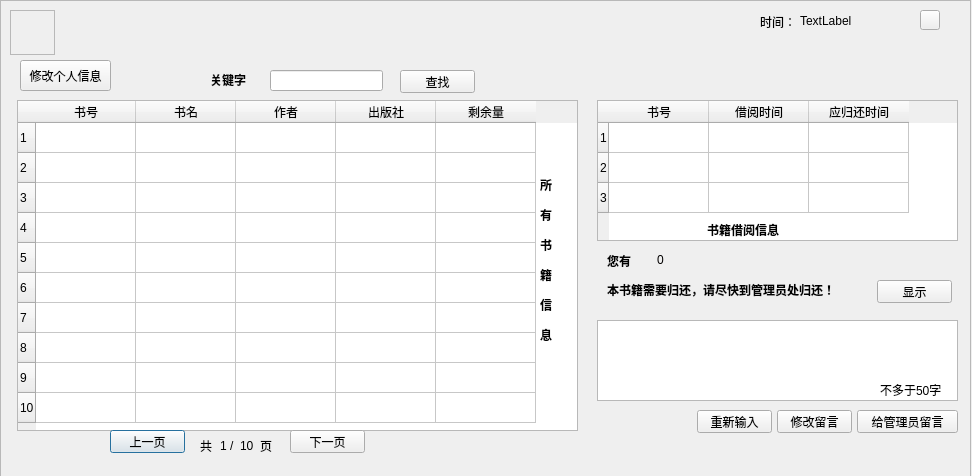
<?xml version="1.0" encoding="UTF-8"?>
<ui version="4.0">
 <class>reader</class>
 <widget class="QDialog" name="reader">
  <property name="geometry">
   <rect>
    <x>0</x>
    <y>0</y>
    <width>972</width>
    <height>476</height>
   </rect>
  </property>
  <property name="minimumSize">
   <size>
    <width>972</width>
    <height>476</height>
   </size>
  </property>
  <property name="maximumSize">
   <size>
    <width>972</width>
    <height>476</height>
   </size>
  </property>
  <property name="windowTitle">
   <string>读者界面</string>
  </property>
  <widget class="QTableWidget" name="table1">
   <property name="geometry">
    <rect>
     <x>17</x>
     <y>100</y>
     <width>561</width>
     <height>331</height>
    </rect>
   </property>
   <row>
    <property name="text">
     <string>1</string>
    </property>
   </row>
   <row>
    <property name="text">
     <string>2</string>
    </property>
   </row>
   <row>
    <property name="text">
     <string>3</string>
    </property>
   </row>
   <row>
    <property name="text">
     <string>4</string>
    </property>
   </row>
   <row>
    <property name="text">
     <string>5</string>
    </property>
   </row>
   <row>
    <property name="text">
     <string>6</string>
    </property>
   </row>
   <row>
    <property name="text">
     <string>7</string>
    </property>
   </row>
   <row>
    <property name="text">
     <string>8</string>
    </property>
   </row>
   <row>
    <property name="text">
     <string>9</string>
    </property>
   </row>
   <row>
    <property name="text">
     <string>10</string>
    </property>
   </row>
   <column>
    <property name="text">
     <string>书号</string>
    </property>
   </column>
   <column>
    <property name="text">
     <string>书名</string>
    </property>
   </column>
   <column>
    <property name="text">
     <string>作者</string>
    </property>
   </column>
   <column>
    <property name="text">
     <string>出版社</string>
    </property>
   </column>
   <column>
    <property name="text">
     <string>剩余量</string>
    </property>
   </column>
  </widget>
  <widget class="QTableWidget" name="table2">
   <property name="geometry">
    <rect>
     <x>597</x>
     <y>100</y>
     <width>361</width>
     <height>141</height>
    </rect>
   </property>
   <row>
    <property name="text">
     <string>1</string>
    </property>
   </row>
   <row>
    <property name="text">
     <string>2</string>
    </property>
   </row>
   <row>
    <property name="text">
     <string>3</string>
    </property>
   </row>
   <column>
    <property name="text">
     <string>书号</string>
    </property>
   </column>
   <column>
    <property name="text">
     <string>借阅时间</string>
    </property>
   </column>
   <column>
    <property name="text">
     <string>应归还时间</string>
    </property>
   </column>
  </widget>
  <widget class="QLabel" name="label_2">
   <property name="geometry">
    <rect>
     <x>540</x>
     <y>160</y>
     <width>21</width>
     <height>201</height>
    </rect>
   </property>
   <property name="text">
    <string>&lt;html&gt;&lt;head/&gt;&lt;body&gt;&lt;p&gt;&lt;span style=&quot; font-weight:600;&quot;&gt;所&lt;/span&gt;&lt;/p&gt;&lt;p&gt;&lt;span style=&quot; font-weight:600;&quot;&gt;有&lt;/span&gt;&lt;/p&gt;&lt;p&gt;&lt;span style=&quot; font-weight:600;&quot;&gt;书&lt;/span&gt;&lt;/p&gt;&lt;p&gt;&lt;span style=&quot; font-weight:600;&quot;&gt;籍&lt;/span&gt;&lt;/p&gt;&lt;p&gt;&lt;span style=&quot; font-weight:600;&quot;&gt;信&lt;/span&gt;&lt;/p&gt;&lt;p&gt;&lt;span style=&quot; font-weight:600;&quot;&gt;息&lt;/span&gt;&lt;/p&gt;&lt;/body&gt;&lt;/html&gt;</string>
   </property>
  </widget>
  <widget class="QLabel" name="label_3">
   <property name="geometry">
    <rect>
     <x>707</x>
     <y>220</y>
     <width>91</width>
     <height>21</height>
    </rect>
   </property>
   <property name="text">
    <string>&lt;html&gt;&lt;head/&gt;&lt;body&gt;&lt;p&gt;&lt;span style=&quot; font-weight:600;&quot;&gt;书籍借阅信息&lt;/span&gt;&lt;/p&gt;&lt;/body&gt;&lt;/html&gt;</string>
   </property>
  </widget>
  <widget class="QLabel" name="label_4">
   <property name="geometry">
    <rect>
     <x>200</x>
     <y>435</y>
     <width>21</width>
     <height>21</height>
    </rect>
   </property>
   <property name="text">
    <string>共</string>
   </property>
  </widget>
  <widget class="QLabel" name="now1">
   <property name="geometry">
    <rect>
     <x>220</x>
     <y>435</y>
     <width>20</width>
     <height>21</height>
    </rect>
   </property>
   <property name="text">
    <string>1</string>
   </property>
  </widget>
  <widget class="QLabel" name="label_6">
   <property name="geometry">
    <rect>
     <x>230</x>
     <y>430</y>
     <width>20</width>
     <height>31</height>
    </rect>
   </property>
   <property name="text">
    <string>/</string>
   </property>
  </widget>
  <widget class="QLabel" name="total1">
   <property name="geometry">
    <rect>
     <x>240</x>
     <y>430</y>
     <width>20</width>
     <height>31</height>
    </rect>
   </property>
   <property name="text">
    <string>10</string>
   </property>
  </widget>
  <widget class="QLabel" name="label_8">
   <property name="geometry">
    <rect>
     <x>260</x>
     <y>440</y>
     <width>54</width>
     <height>12</height>
    </rect>
   </property>
   <property name="text">
    <string>页</string>
   </property>
  </widget>
  <widget class="QPushButton" name="lastpage1">
   <property name="geometry">
    <rect>
     <x>110</x>
     <y>430</y>
     <width>75</width>
     <height>23</height>
    </rect>
   </property>
   <property name="text">
    <string>上一页</string>
   </property>
  </widget>
  <widget class="QPushButton" name="nextpage1">
   <property name="geometry">
    <rect>
     <x>290</x>
     <y>430</y>
     <width>75</width>
     <height>23</height>
    </rect>
   </property>
   <property name="text">
    <string>下一页</string>
   </property>
  </widget>
  <widget class="QLabel" name="label_5">
   <property name="geometry">
    <rect>
     <x>607</x>
     <y>251</y>
     <width>54</width>
     <height>21</height>
    </rect>
   </property>
   <property name="text">
    <string>&lt;!DOCTYPE HTML PUBLIC &quot;-//W3C//DTD HTML 4.0//EN&quot; &quot;http://www.w3.org/TR/REC-html40/strict.dtd&quot;&gt;
&lt;html&gt;&lt;head&gt;&lt;meta name=&quot;qrichtext&quot; content=&quot;1&quot; /&gt;&lt;style type=&quot;text/css&quot;&gt;
p, li { white-space: pre-wrap; }
&lt;/style&gt;&lt;/head&gt;&lt;body style=&quot; font-family:'SimSun'; font-size:9pt; font-weight:400; font-style:normal;&quot;&gt;
&lt;p style=&quot; margin-top:0px; margin-bottom:0px; margin-left:0px; margin-right:0px; -qt-block-indent:0; text-indent:0px;&quot;&gt;&lt;span style=&quot; font-weight:600;&quot;&gt;您有&lt;/span&gt;&lt;/p&gt;&lt;/body&gt;&lt;/html&gt;</string>
   </property>
  </widget>
  <widget class="QLabel" name="num">
   <property name="geometry">
    <rect>
     <x>657</x>
     <y>250</y>
     <width>54</width>
     <height>20</height>
    </rect>
   </property>
   <property name="text">
    <string>&lt;html&gt;&lt;head/&gt;&lt;body&gt;&lt;p&gt;&lt;span style=&quot; color:#020000;&quot;&gt;0&lt;/span&gt;&lt;/p&gt;&lt;/body&gt;&lt;/html&gt;</string>
   </property>
  </widget>
  <widget class="QLabel" name="label_7">
   <property name="geometry">
    <rect>
     <x>607</x>
     <y>280</y>
     <width>241</width>
     <height>21</height>
    </rect>
   </property>
   <property name="text">
    <string>&lt;html&gt;&lt;head/&gt;&lt;body&gt;&lt;p&gt;&lt;span style=&quot; font-weight:600;&quot;&gt;本书籍需要归还，请尽快到管理员处归还！&lt;/span&gt;&lt;/p&gt;&lt;/body&gt;&lt;/html&gt;</string>
   </property>
  </widget>
  <widget class="QPushButton" name="pushButton">
   <property name="geometry">
    <rect>
     <x>877</x>
     <y>280</y>
     <width>75</width>
     <height>23</height>
    </rect>
   </property>
   <property name="text">
    <string>显示</string>
   </property>
  </widget>
  <widget class="QLabel" name="label_9">
   <property name="geometry">
    <rect>
     <x>210</x>
     <y>70</y>
     <width>54</width>
     <height>21</height>
    </rect>
   </property>
   <property name="text">
    <string>&lt;html&gt;&lt;head/&gt;&lt;body&gt;&lt;p&gt;&lt;span style=&quot; font-weight:600;&quot;&gt;关键字&lt;/span&gt;&lt;/p&gt;&lt;/body&gt;&lt;/html&gt;</string>
   </property>
  </widget>
  <widget class="QLineEdit" name="seekline">
   <property name="geometry">
    <rect>
     <x>270</x>
     <y>70</y>
     <width>113</width>
     <height>21</height>
    </rect>
   </property>
  </widget>
  <widget class="QPushButton" name="seek">
   <property name="geometry">
    <rect>
     <x>400</x>
     <y>70</y>
     <width>75</width>
     <height>23</height>
    </rect>
   </property>
   <property name="text">
    <string>查找</string>
   </property>
  </widget>
  <widget class="QPushButton" name="pushButton_2">
   <property name="geometry">
    <rect>
     <x>857</x>
     <y>410</y>
     <width>101</width>
     <height>23</height>
    </rect>
   </property>
   <property name="styleSheet">
    <string notr="true">selection-background-color: rgba(255, 255, 255, 0);</string>
   </property>
   <property name="text">
    <string>给管理员留言</string>
   </property>
  </widget>
  <widget class="QPushButton" name="reinput">
   <property name="geometry">
    <rect>
     <x>697</x>
     <y>410</y>
     <width>75</width>
     <height>23</height>
    </rect>
   </property>
   <property name="text">
    <string>重新输入</string>
   </property>
  </widget>
  <widget class="QPushButton" name="pushButton_4">
   <property name="geometry">
    <rect>
     <x>777</x>
     <y>410</y>
     <width>75</width>
     <height>23</height>
    </rect>
   </property>
   <property name="text">
    <string>修改留言</string>
   </property>
  </widget>
  <widget class="QTextEdit" name="message">
   <property name="geometry">
    <rect>
     <x>597</x>
     <y>320</y>
     <width>361</width>
     <height>81</height>
    </rect>
   </property>
  </widget>
  <widget class="QLabel" name="label_10">
   <property name="geometry">
    <rect>
     <x>880</x>
     <y>380</y>
     <width>71</width>
     <height>20</height>
    </rect>
   </property>
   <property name="text">
    <string>不多于50字</string>
   </property>
  </widget>
  <widget class="QLabel" name="label_11">
   <property name="geometry">
    <rect>
     <x>760</x>
     <y>11</y>
     <width>54</width>
     <height>21</height>
    </rect>
   </property>
   <property name="text">
    <string>时间：</string>
   </property>
  </widget>
  <widget class="QLabel" name="time">
   <property name="geometry">
    <rect>
     <x>800</x>
     <y>10</y>
     <width>81</width>
     <height>21</height>
    </rect>
   </property>
   <property name="text">
    <string>TextLabel</string>
   </property>
  </widget>
  <widget class="QFrame" name="frame">
   <property name="geometry">
    <rect>
     <x>0</x>
     <y>0</y>
     <width>971</width>
     <height>481</height>
    </rect>
   </property>
   <property name="styleSheet">
    <string notr="true">background-image: url(:/new/mainwindow/reader.png);</string>
   </property>
   <property name="frameShape">
    <enum>QFrame::StyledPanel</enum>
   </property>
   <property name="frameShadow">
    <enum>QFrame::Raised</enum>
   </property>
   <widget class="QPushButton" name="rexit">
    <property name="geometry">
     <rect>
      <x>920</x>
      <y>10</y>
      <width>20</width>
      <height>20</height>
     </rect>
    </property>
    <property name="minimumSize">
     <size>
      <width>20</width>
      <height>20</height>
     </size>
    </property>
    <property name="maximumSize">
     <size>
      <width>20</width>
      <height>20</height>
     </size>
    </property>
    <property name="styleSheet">
     <string notr="true">background-image: url(:/new/mainwindow/20080528160815502.gif);</string>
    </property>
    <property name="text">
     <string/>
    </property>
   </widget>
   <widget class="QFrame" name="frame_2">
    <property name="geometry">
     <rect>
      <x>10</x>
      <y>10</y>
      <width>45</width>
      <height>45</height>
     </rect>
    </property>
    <property name="minimumSize">
     <size>
      <width>45</width>
      <height>45</height>
     </size>
    </property>
    <property name="maximumSize">
     <size>
      <width>45</width>
      <height>45</height>
     </size>
    </property>
    <property name="styleSheet">
     <string notr="true">background-image: url(:/new/mainwindow/lms.ico);</string>
    </property>
    <property name="frameShape">
     <enum>QFrame::StyledPanel</enum>
    </property>
    <property name="frameShadow">
     <enum>QFrame::Raised</enum>
    </property>
   </widget>
  </widget>
  <widget class="QPushButton" name="rpc">
   <property name="geometry">
    <rect>
     <x>20</x>
     <y>60</y>
     <width>91</width>
     <height>31</height>
    </rect>
   </property>
   <property name="styleSheet">
    <string notr="true"/>
   </property>
   <property name="text">
    <string>修改个人信息</string>
   </property>
  </widget>
  <zorder>frame</zorder>
  <zorder>table1</zorder>
  <zorder>table2</zorder>
  <zorder>label_2</zorder>
  <zorder>label_3</zorder>
  <zorder>label_4</zorder>
  <zorder>now1</zorder>
  <zorder>label_6</zorder>
  <zorder>total1</zorder>
  <zorder>label_8</zorder>
  <zorder>lastpage1</zorder>
  <zorder>nextpage1</zorder>
  <zorder>label_5</zorder>
  <zorder>num</zorder>
  <zorder>label_7</zorder>
  <zorder>pushButton</zorder>
  <zorder>label_9</zorder>
  <zorder>seekline</zorder>
  <zorder>seek</zorder>
  <zorder>pushButton_2</zorder>
  <zorder>reinput</zorder>
  <zorder>pushButton_4</zorder>
  <zorder>message</zorder>
  <zorder>label_10</zorder>
  <zorder>label_11</zorder>
  <zorder>time</zorder>
  <zorder>rpc</zorder>
 </widget>
 <resources/>
 <connections/>
</ui>
